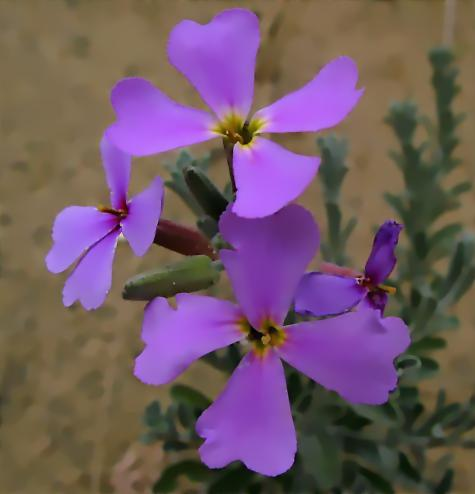
%> input picture school/cs278/L0smoothing/code/pflower-hybrid-0.01.jpg, 475 x 494 px
$ octave --eval "result = L0SmoothingL(imread('pflower-hybrid-0.01.jpg'));"   (GNU Octave 9; MATLAB toolbox functions it lacks are replaced by stand-ins)
%> lines starting %> are read from the running program, lines starting %| are printed output that depends on the picture; in (x1, y1, x2, y2) boxes, pixels count from 0 and x2, y2 are one past the last pixel; in counts of white or black regions, pixels touching at a corner belong together; the program's own positions count from 1
function S = L0SmoothingL(Im, lambda, kappa)


if ~exist('kappa','var')
    kappa = 2.0;
end
if ~exist('lambda','var')
    lambda = 2e-2;
end
S = im2double(Im);
betamax = 1e5;
% fl = [0,1,0;1,-4,1;0,1,0];
lapfilter = fspecial('laplacian', 0);
[N,M,D] = size(Im);
%> N = 494; M = 475; D = 3
sizeI2D = [N,M];
%> sizeI2D = [494 475]
otfFl = psf2otf(lapfilter,sizeI2D);
Numer1 = fft2(S);
Denom2 = abs(otfFl).^2;
if D>1
    Denom2 = repmat(Denom2,[1,1,D]);
end
beta = 2*lambda;
while beta < betamax
    Denom   = 1 + beta*Denom2;
    % lap subproblem
    lap = circfilter(S, lapfilter);
    if D==1
        t = (lap.^2)<lambda/beta;
    else
        t = sum((lap.^2),3)<lambda/beta;
        t = repmat(t,[1,1,D]);
    end
    lap(t)=0;
    % S subproblem
    Numer2 = circfilter(lap, lapfilter);
    FS = (Numer1 + beta*fft2(Numer2))./Denom;
    S = real(ifft2(FS));
    beta = beta*kappa;
    fprintf('.');
end
%> this loop made 22 passes
%> pass 1, in circfilter, `R = pad(2:end-1,2:end-1,:);`:
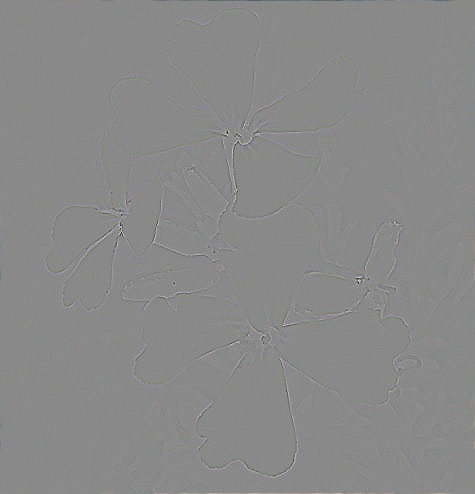
%> R: size 494x475x3 double; mean R, G, B 4.61e-17, 2.11e-17, 2.4e-17; drawn with min black and max white
%> pass 1, in L0SmoothingL, `t = sum((lap.^2),3)<lambda/beta;`:
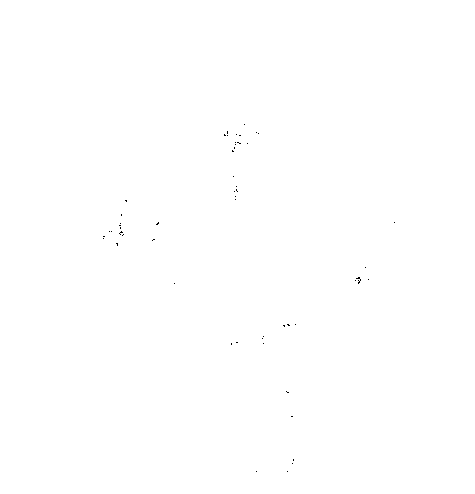
%> t: size 494x475 logical; 100% white; black in thin lines or dots, all inside (x1, y1, x2, y2) = (103, 124, 395, 472)
%> after the loop:
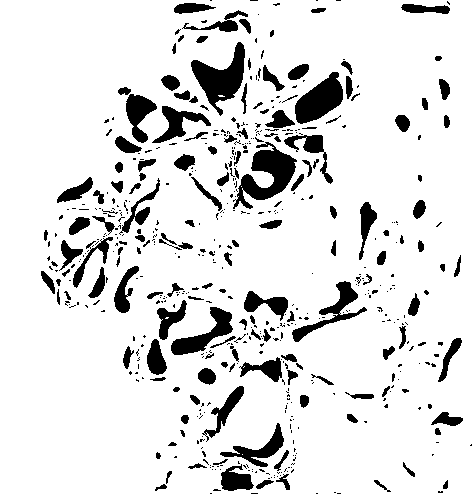
%> t: size 494x475x3 logical; 87.9% white; 563 black regions (405 under 20 px), largest, box (x1, y1, x2, y2) and area: (233, 142, 297, 209) 1865, (191, 42, 245, 116) 1716, (295, 72, 343, 124) 1445
%> after the loop, beta = 167772.2
%> `result = L0SmoothingL(imread('pflower-hybrid-0.01.jpg'));`:
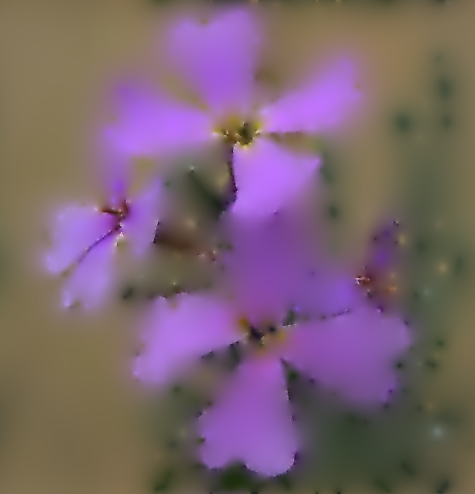
%> result: size 494x475x3 double; mean R, G, B 0.443, 0.344, 0.396; mean of the top-left, top-right, bottom-left and bottom-right quarters 0.45, 0.415, 0.384, 0.328; drawn with min black and max white
fprintf('\n');
end

function R = circfilter(M, H)
    pad = padarray(M, [1, 1], 'circular');
    for d = 1:size(M, 3)
        pad(:,:,d) = filter2(H, pad(:,:,d));
    end
    R = pad(2:end-1,2:end-1,:);
end
